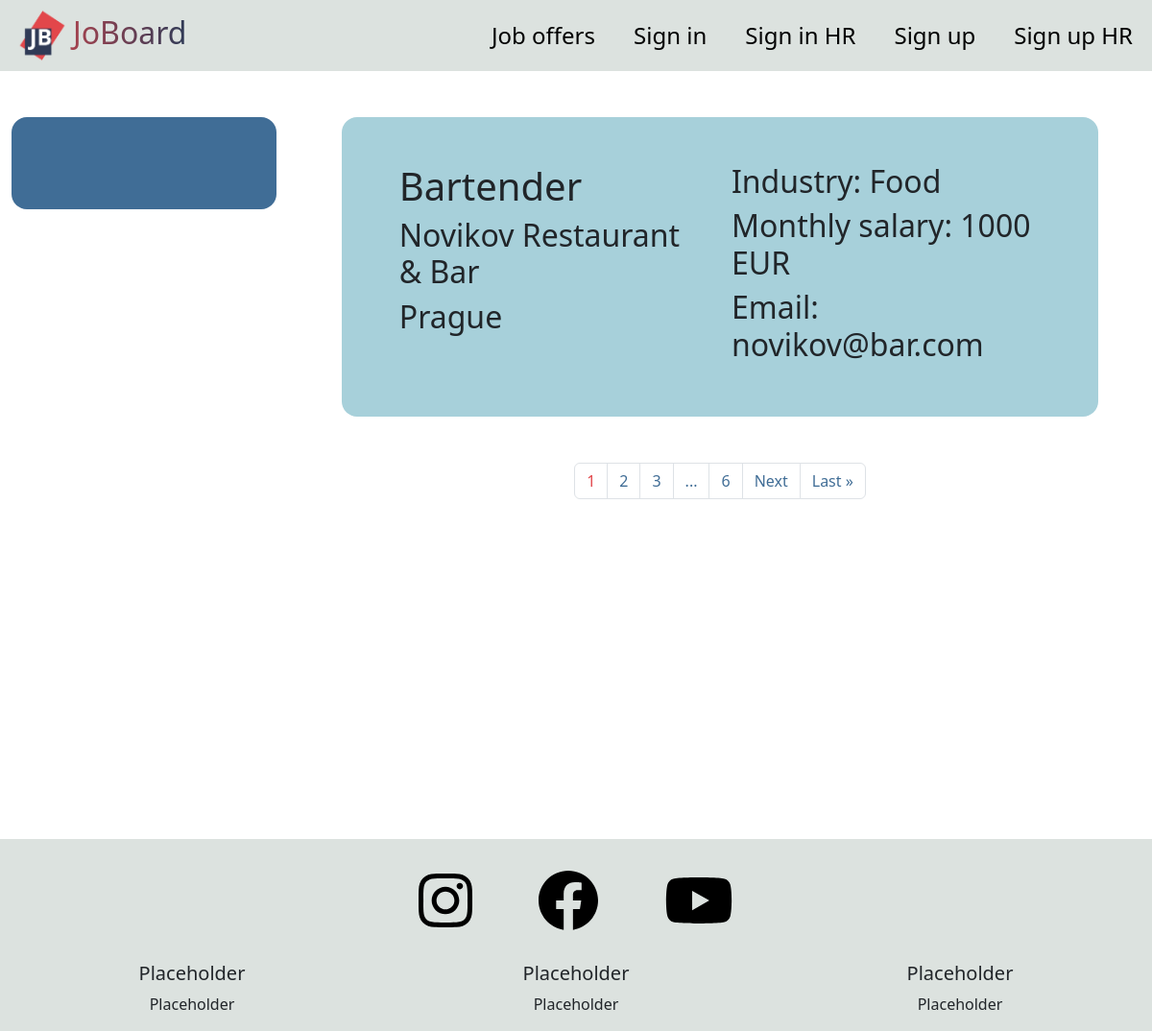
Screenshot of /offers/ with the database file from the repository.
### base/models.py (models this page shows, shortened)
class Offer(models.Model):
    INDUSTRY_CHOICES = (('Other', 'Other'),
                        ('Agriculture', 'Agriculture'),
                        ('Construction','Construction'),
                        ('Education','Education'),
                        ('Energy', 'Energy'),
                        ('Engineering','Engineering'),
                        ('Entertainment', 'Entertainment'),
                        ('Fashion', 'Fashion'),
                        ('Finance', 'Finance'),
                        ('Food', 'Food'),
                        ('Health care', 'Health care'),
                        ('IT','IT'),
                        ('Manufacturing', 'Manufacturing'),
                        ('Marketing', 'Marketing'),
                        ('Media', 'Media'))
    position = models.CharField('Job position', max_length=70)
    industry = models.CharField('Industry field', max_length=13, choices=INDUSTRY_CHOICES, default='Other')
    salary = models.IntegerField('Salary', blank=True, null=True)
    city = models.CharField('City', max_length=30, blank=True, null=True)
    company = models.CharField('Company name', max_length=50)
    description = models.CharField('Description', max_length=5000)
    email = models.EmailField('Email address',  max_length=30)
    author = models.ForeignKey(HR, on_delete=models.CASCADE)

### base/views.py (the view)
# urls.py: path('offers/', views.offers, name='offers'),
def offers(request):
    global is_logged
    global user
    paginator = Paginator(Offer.objects.all(), 1)
    page = request.GET.get('page')
    offers = paginator.get_page(page)
    if offers.paginator.num_pages < 5:
        page_numbers = range(1, offers.paginator.num_pages + 1)
    else:
        if offers.number < 3:
            min = 1
        else:
            min = offers.number - 2
        if offers.number > offers.paginator.num_pages - 2:
            max = offers.paginator.num_pages + 1
        else:
            max = offers.number + 3
        page_numbers = list(range(min, max))
        page_numbers.append('...')
        page_numbers.append(offers.paginator.num_pages)
    context = {'is_logged': is_logged,
               'user': user,
               'offers': offers,
               'page_numbers': page_numbers}
    return render(request, 'offers.html', context)

### templates/offers.html (shortened to what this page needs)
{% extends 'main.html' %}
{% block content %}
<section id="offers">
  <div class="row" style="margin: auto">
    <div class="col-lg-3 col-md-4 col-sm-12">
      <div class="container my-5 p-5 m-auto filters">
      </div>
    </div>
    <div class="col-lg-9 col-md-8 col-sm-12">
      <div class="offer-col">
        {% for offer in offers %}
        <div class="container my-5 p-5 m-auto offer" onclick="location.href='#';">
          <div class="row" style="margin: auto">
            <div class="col-lg-6 col-md-12 col-sm-12">
              <h1>{{ offer.position }}</h1>
              <h2>{{ offer.company }}</h2>
              <h2>{{ offer.city }}</h2>
            </div>
            <div class="col-lg-6 col-md-12 col-sm-12">
              <h2>Industry: {{ offer.industry }}</h2>
              <h2>Monthly salary: {{ offer.salary }} EUR</h2>
              <h2>Email: {{ offer.email }}</h2>
            </div>
          </div>
        </div>
        {% endfor %}
        <nav aria-label="Page navigation example">
          <ul class="pagination justify-content-center">
            {% for i in page_numbers %}
            {% if offers.number == i %}
            <li class="page-item"><a class="page-link" href="?page={{ i }}" style="color: #e2474b;">{{ i }}</a></li>
            {% elif i == '...' %}
            <li class="page-item"><a class="page-link" style="color: #406d96;">{{ i }}</a></li>
            {% else %}
            <li class="page-item"><a class="page-link" href="?page={{ i }}" style="color: #406d96;">{{ i }}</a></li>
            {% endif %}
            {% endfor %}
            {% if offers.has_next %}
            <li class="page-item"><a class="page-link" href="?page={{ offers.next_page_number }}" style="color: #406d96;">Next</a></li>
            <li class="page-item"><a class="page-link" href="?page={{ offers.paginator.num_pages }}" style="color: #406d96;">Last &raquo</a>
            </li>
            {% endif %}
          </ul>
        </nav>
      </div>
    </div>
  </div>
</section>
{% endblock %}

### static/styles/style.css (style rules this page uses)
#offers .offer { border-radius: 1em; background-color: #a7d0da; width: 90%; cursor: pointer; }
#offers .filters { border-radius: 1em; background-color: #406d96; }
@media all and (min-width: 769px) { #offers .offer-col { overflow-y: scroll !important; height: 100vh !important; } }

### rows the page displays
Offer: position "Bartender", company "Novikov Restaurant & Bar", city "Prague", industry "Food", salary "1000", email "novikov@bar.com"

### other values shown
{{ i }} "1"
{{ i }} "2" "3" "6"
{{ i }} "..."
